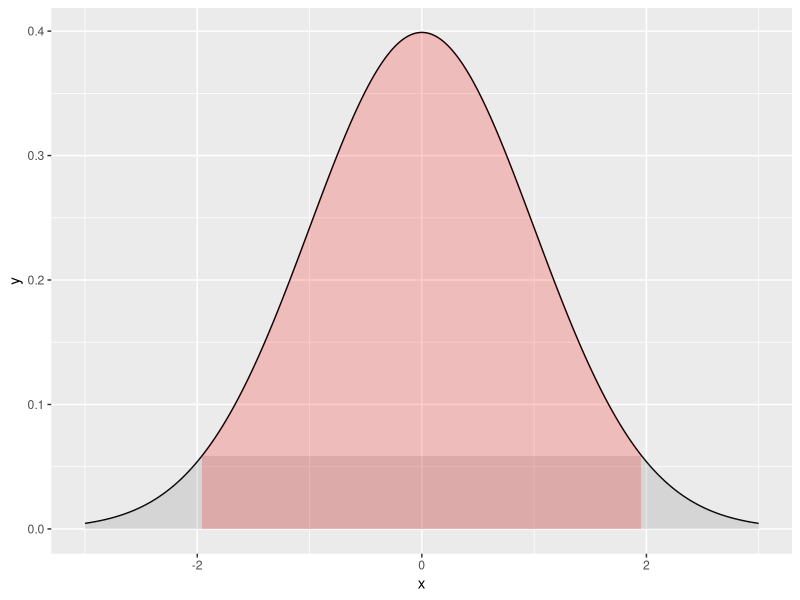

Recreate this plot in R.
# SDC plot for better understanding

library(tidyverse)

library(ggplot2)

# Generate data
x <- seq(-3, 3, length.out = 1000)
y <- dnorm(x)

# Create a data frame with the x and y values
data_df <- data.frame(x, y)

# Calculate the 2.5% and 97.5% quantiles
q_2.5 <- qnorm(0.025)
q_97.5 <- qnorm(0.975)

# Add a column to the data frame indicating which points are at the quantiles
data_df$quantile <- ifelse(data_df$x >= q_2.5 & data_df$x <= q_97.5, "Quantile", "")

# Plot the density
p <- ggplot(data_df, aes(x = x, y = y)) +
  geom_line() +
  geom_ribbon(aes(ymin = 0, ymax = y, fill = quantile), alpha = 0.2, color = NA) +
  scale_fill_manual(values = c("Quantile" = "red"), guide = FALSE)

add_dot <- function(p) {
  # Generate a random sample from a standard normal distribution
  x <- rnorm(1)
  
  # Add a new point to the plot
  if(x > q_97.5 | x < q_2.5){
    p <<- p + geom_point(x = x, y = 0, size = 2.5, color = "red")  
  } else {
    p <<- p + geom_point(x = x, y = 0, size = 2.5, color = "blue") 
  }
p
}

add_dot(p)



